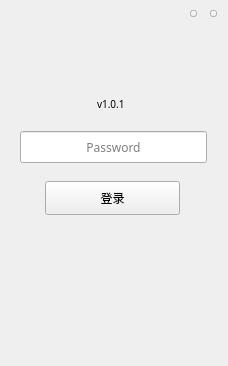
<?xml version="1.0" encoding="UTF-8"?>
<ui version="4.0">
 <class>NormalLogin</class>
 <widget class="QWidget" name="NormalLogin">
  <property name="geometry">
   <rect>
    <x>0</x>
    <y>0</y>
    <width>228</width>
    <height>366</height>
   </rect>
  </property>
  <property name="font">
   <font>
    <family>Microsoft YaHei UI Light</family>
   </font>
  </property>
  <property name="windowTitle">
   <string>Form</string>
  </property>
  <property name="styleSheet">
   <string notr="true"/>
  </property>
  <widget class="QLineEdit" name="pwdLineEdit">
   <property name="geometry">
    <rect>
     <x>20</x>
     <y>131</y>
     <width>187</width>
     <height>32</height>
    </rect>
   </property>
   <property name="font">
    <font>
     <family>Microsoft YaHei UI Light</family>
    </font>
   </property>
   <property name="contextMenuPolicy">
    <enum>Qt::DefaultContextMenu</enum>
   </property>
   <property name="styleSheet">
    <string notr="true"/>
   </property>
   <property name="echoMode">
    <enum>QLineEdit::Password</enum>
   </property>
   <property name="alignment">
    <set>Qt::AlignCenter</set>
   </property>
   <property name="placeholderText">
    <string>Password</string>
   </property>
   <property name="clearButtonEnabled">
    <bool>false</bool>
   </property>
  </widget>
  <widget class="QToolButton" name="enterBtn">
   <property name="geometry">
    <rect>
     <x>45</x>
     <y>181</y>
     <width>135</width>
     <height>34</height>
    </rect>
   </property>
   <property name="cursor">
    <cursorShape>PointingHandCursor</cursorShape>
   </property>
   <property name="focusPolicy">
    <enum>Qt::NoFocus</enum>
   </property>
   <property name="styleSheet">
    <string notr="true"/>
   </property>
   <property name="text">
    <string>登录</string>
   </property>
  </widget>
  <widget class="QLabel" name="tipLabel">
   <property name="geometry">
    <rect>
     <x>40</x>
     <y>160</y>
     <width>200</width>
     <height>20</height>
    </rect>
   </property>
   <property name="font">
    <font>
     <family>Microsoft YaHei UI Light</family>
    </font>
   </property>
   <property name="styleSheet">
    <string notr="true">color: rgb(255,34,76);</string>
   </property>
   <property name="text">
    <string/>
   </property>
   <property name="alignment">
    <set>Qt::AlignLeading|Qt::AlignLeft|Qt::AlignVCenter</set>
   </property>
  </widget>
  <widget class="QToolButton" name="closeBtn">
   <property name="geometry">
    <rect>
     <x>210</x>
     <y>10</y>
     <width>7</width>
     <height>7</height>
    </rect>
   </property>
   <property name="cursor">
    <cursorShape>PointingHandCursor</cursorShape>
   </property>
   <property name="focusPolicy">
    <enum>Qt::NoFocus</enum>
   </property>
   <property name="text">
    <string/>
   </property>
  </widget>
  <widget class="QLabel" name="label_version">
   <property name="geometry">
    <rect>
     <x>97</x>
     <y>94</y>
     <width>80</width>
     <height>20</height>
    </rect>
   </property>
   <property name="font">
    <font>
     <pointsize>-1</pointsize>
    </font>
   </property>
   <property name="styleSheet">
    <string notr="true">font-size: 10px;</string>
   </property>
   <property name="text">
    <string>v1.0.1</string>
   </property>
  </widget>
  <widget class="QLabel" name="welcome">
   <property name="geometry">
    <rect>
     <x>72</x>
     <y>82</y>
     <width>78</width>
     <height>15</height>
    </rect>
   </property>
   <property name="font">
    <font>
     <family>黑体</family>
     <pointsize>16</pointsize>
    </font>
   </property>
   <property name="styleSheet">
    <string notr="true"/>
   </property>
   <property name="text">
    <string/>
   </property>
  </widget>
  <widget class="QToolButton" name="miniBtn">
   <property name="geometry">
    <rect>
     <x>190</x>
     <y>10</y>
     <width>7</width>
     <height>7</height>
    </rect>
   </property>
   <property name="cursor">
    <cursorShape>PointingHandCursor</cursorShape>
   </property>
   <property name="focusPolicy">
    <enum>Qt::NoFocus</enum>
   </property>
   <property name="text">
    <string/>
   </property>
  </widget>
 </widget>
 <resources/>
 <connections/>
</ui>
